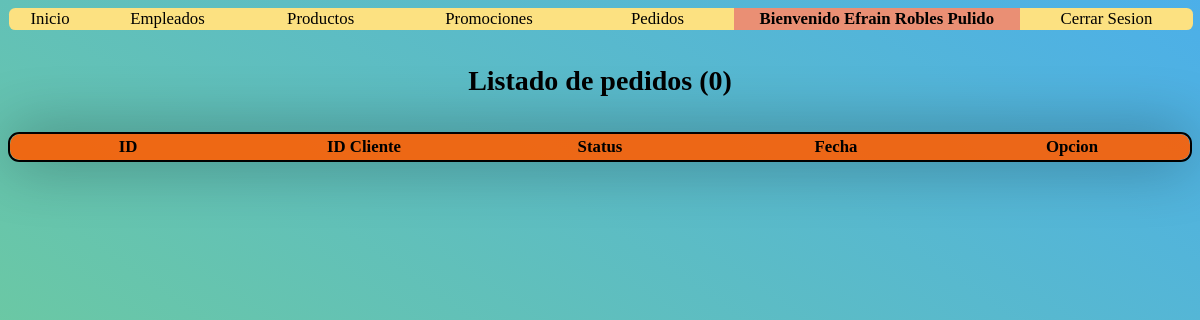
Page /Final/Administrador/pedidos_lista.php (signed in) on the earlier database version.
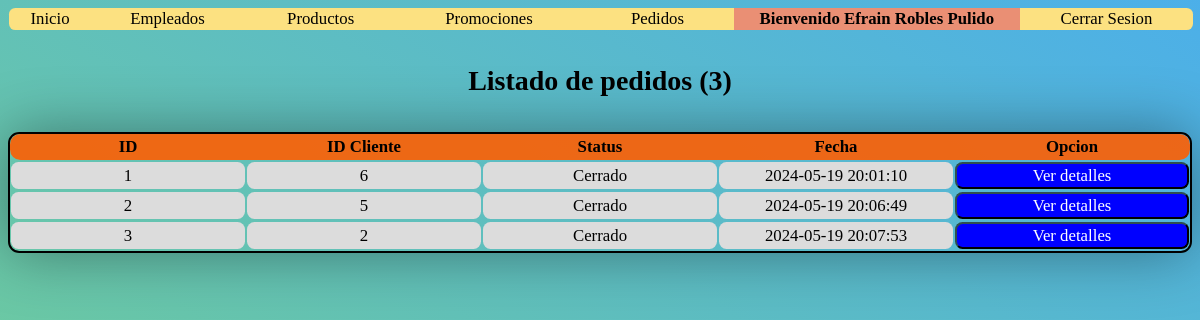
Same page on the later database version.
### tables this page shows
CREATE TABLE `pedidos` (
  `id` int(11) NOT NULL,
  `fecha` datetime NOT NULL,
  `id_usuario` int(11) NOT NULL,
  `status` int(1) NOT NULL DEFAULT 0
);

### Final/Administrador/pedidos_lista.php (the view, shortened to what this page needs)
<?php
    $con = conecta();
?>
<html>
    <head>
        <link rel="stylesheet" type="text/css" href="./css/style_list.css?v=<?php echo time(); ?>">
    </head>
    <body>
        <?php
            include('menu.php');
            $sql = "SELECT * FROM pedidos WHERE status = 1 ";
            $res = $con->query($sql);
            $num = $res->num_rows;
            echo "<br><h1>Listado de pedidos ($num)</h1>";
        ?>
        <br>
        <div class="table">
            <div class='header' >
                <div id="id"><b>ID</b></div>
                <div id="id_cliente"><b>ID Cliente</b></div>
                <div id="status"><b>Status</b></div>
                <div id="fecha"><b>Fecha</b></div>
                <div id="opciones"><b>Opcion</b></div>
            </div>
            <?php
                while($row = $res->fetch_array()){
                    $id = $row['id'];
                    $id_cliente = $row['id_usuario'];
                    $status = $row['status']==1?'Cerrado':'Abierto';
                    $fecha = $row['fecha'];
                    echo "
                        <div class='info$id'>
                            <div id='$id'>$id</div>
                            <div id='id_cliente'>$id_cliente</div>
                            <div id='status'>$status</div>
                            <div id='fecha'>$fecha</div>
                            <a id='detalles' href='./pedidos_detalles.php?id=$id'>Ver detalles</a>
                        </div>";
                }
            ?>
        </div>
    </body>

Differences in the rows shown:
added pedidos: id "1", id_usuario "6", status "Cerrado", fecha "2024-05-19 20:01:10"
added pedidos: id "2", id_usuario "5", status "Cerrado", fecha "2024-05-19 20:06:49"
added pedidos: id "3", id_usuario "2", status "Cerrado", fecha "2024-05-19 20:07:53"
Other differences:
$num: "0" → "3"
